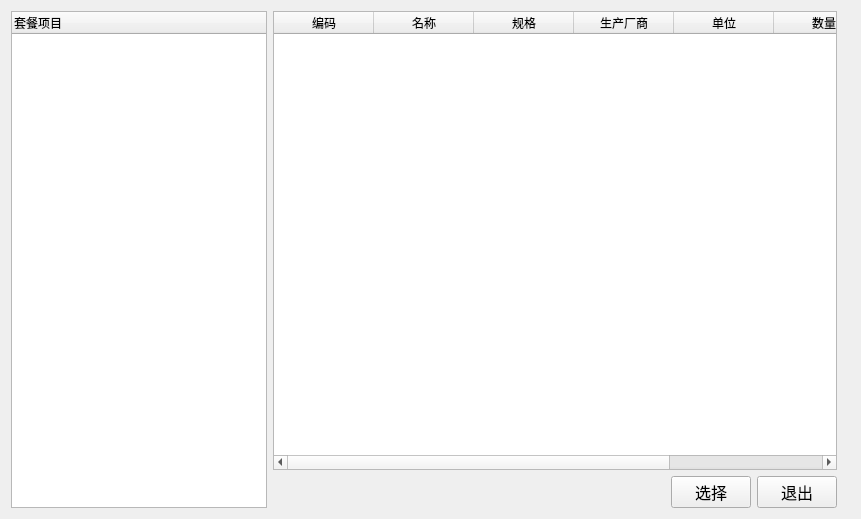
<?xml version="1.0" encoding="UTF-8"?>
<ui version="4.0">
 <class>Package</class>
 <widget class="QWidget" name="Package">
  <property name="geometry">
   <rect>
    <x>0</x>
    <y>0</y>
    <width>861</width>
    <height>519</height>
   </rect>
  </property>
  <property name="windowTitle">
   <string>套餐选择</string>
  </property>
  <layout class="QHBoxLayout" name="horizontalLayout_3">
   <item>
    <layout class="QHBoxLayout" name="horizontalLayout_2">
     <item>
      <widget class="QTreeWidget" name="treeWidget">
       <property name="sizePolicy">
        <sizepolicy hsizetype="Fixed" vsizetype="Expanding">
         <horstretch>0</horstretch>
         <verstretch>0</verstretch>
        </sizepolicy>
       </property>
       <column>
        <property name="text">
         <string>套餐项目</string>
        </property>
       </column>
      </widget>
     </item>
     <item>
      <layout class="QVBoxLayout" name="verticalLayout_2">
       <item>
        <widget class="QTableWidget" name="tableWidget">
         <column>
          <property name="text">
           <string>编码</string>
          </property>
         </column>
         <column>
          <property name="text">
           <string>名称</string>
          </property>
         </column>
         <column>
          <property name="text">
           <string>规格</string>
          </property>
         </column>
         <column>
          <property name="text">
           <string>生产厂商</string>
          </property>
         </column>
         <column>
          <property name="text">
           <string>单位</string>
          </property>
         </column>
         <column>
          <property name="text">
           <string>数量</string>
          </property>
         </column>
         <column>
          <property name="text">
           <string>单价</string>
          </property>
         </column>
        </widget>
       </item>
       <item>
        <layout class="QHBoxLayout" name="horizontalLayout">
         <item>
          <spacer name="horizontalSpacer">
           <property name="orientation">
            <enum>Qt::Horizontal</enum>
           </property>
           <property name="sizeHint" stdset="0">
            <size>
             <width>40</width>
             <height>20</height>
            </size>
           </property>
          </spacer>
         </item>
         <item>
          <widget class="QLabel" name="label_2">
           <property name="text">
            <string/>
           </property>
          </widget>
         </item>
         <item>
          <widget class="QPushButton" name="okButton">
           <property name="font">
            <font>
             <family>Agency FB</family>
             <pointsize>12</pointsize>
            </font>
           </property>
           <property name="text">
            <string>选择</string>
           </property>
          </widget>
         </item>
         <item>
          <widget class="QPushButton" name="exitButton">
           <property name="font">
            <font>
             <family>Agency FB</family>
             <pointsize>12</pointsize>
            </font>
           </property>
           <property name="text">
            <string>退出</string>
           </property>
          </widget>
         </item>
        </layout>
       </item>
      </layout>
     </item>
    </layout>
   </item>
   <item>
    <widget class="QLabel" name="label">
     <property name="sizePolicy">
      <sizepolicy hsizetype="Fixed" vsizetype="Preferred">
       <horstretch>0</horstretch>
       <verstretch>0</verstretch>
      </sizepolicy>
     </property>
     <property name="text">
      <string/>
     </property>
    </widget>
   </item>
  </layout>
 </widget>
 <layoutdefault spacing="6" margin="11"/>
 <resources/>
 <connections/>
</ui>
